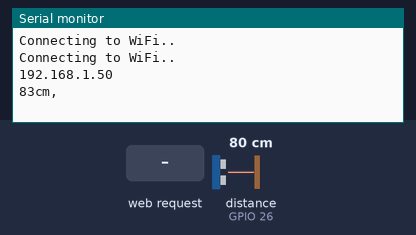
Bench run of a sketch on a simulated ESP32. Shown: the last lines printed to the serial monitor. Wiring (inferred from the names in the program): ultrasonic range finder: trigger GPIO 25; echo GPIO 26. The inputs (shaded band) are chosen by the test bench; at power-on: distance to the obstacle (sensor on GPIO 26) 80 cm. The echo pulse lasts 58.3 µs per cm; WiFi joins after 1.5 s; servers stay silent unless stated.

Above: at 3.2 s.
3.3 s: distance to the obstacle (sensor on GPIO 26) set to 2 cm
At 6.0 s:
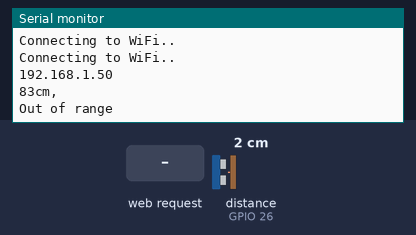
6.3 s: HTTP request GET /update received
At 6.8 s:
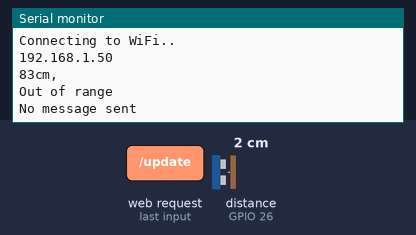
7.8 s: distance to the obstacle (sensor on GPIO 26) set to 18 cm
At 10.3 s:
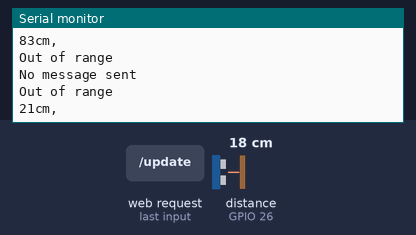

Measured:
- after the input at 3.3 s, the serial monitor: prints a new line after 1.7 s (image 1)
- after the input at 6.3 s, the serial monitor: prints a new line at once (image 2)
- after the input at 7.8 s, the serial monitor: prints a new line after 1.0 s (image 3)

The sketch:

SENSOR_BUZZER_WIFI-ESP32.ino
```cpp
#include <WiFi.h>
#include <AsyncTCP.h>
#include <ESPAsyncWebServer.h>
#define trig 25
#define echo  26

float trigPuls();
float media_pulse();
float dist_cma = 0;
// Replace with your network credentials
const char* ssid = "Selma Maria_Fibra";
const char* password = "88599380";

const char* PARAM_INPUT_1 = "state";

const int output = 25;
const int buttonPin = 26;

// Variables will change:
int ledState = LOW;          // the current state of the output pin
int buttonState;             // the current reading from the input pin
int lastButtonState = LOW;   // the previous reading from the input pin

// the following variables are unsigned longs because the time, measured in
// milliseconds, will quickly become a bigger number than can be stored in an int.
unsigned long lastDebounceTime = 0;  // the last time the output pin was toggled
unsigned long debounceDelay = 50;    // the debounce time; increase if the output flickers

// Create AsyncWebServer object on port 80
AsyncWebServer server(80);

const char index_html[] PROGMEM = R"rawliteral(
<!DOCTYPE html>
<html lang="pt-br">
<head>
  <meta charset="UTF-8"/>
  <meta content="\" http-equiv="\" />
  <meta content="\" initial-scale="1.0," name="\" user-scalable="no\" width="device-width,&quot;" />
  <title>MEDIDOR NIVEL E AUTOMATIZADOR DO RESERVAT&Oacute;RIO</title>

  <style type="text/css">html { font-family: 'Open Sans', sans-serif; display: block; margin: 0px auto; text-align: center;color: #333333;


}

body {max-width: 600px; margin:0px auto; padding-bottom: 25px;}
    .switch {position: relative; display: inline-block; width: 120px; height: 68px}
    .switch input {display: none}
    .slider {position: absolute; top: 0; left: 0; right: 0; bottom: 0; background-color: #ccc; border-radius: 34px}
    .slider:before {position: absolute; content: ""; height: 52px; width: 52px; left: 8px; bottom: 8px; background-color: #fff; -webkit-transition: .4s; transition: .4s; border-radius: 68px}
    input:checked+.slider {background-color: #2196F3}
    input:checked+.slider:before {-webkit-transform: translateX(52px); -ms-transform: translateX(52px); transform: translateX(52px)}

h1 {margin: 50px auto 30px;}
side-by-side{display: inline-block;vertical-align: middle;position: relative;}
.humidity-icon{background-color: #3498db;width: 30px;height: 30px;border-radius: 50%;line-height: 36px;}
.humidity-text{font-weight: 600;padding-left: 15px;font-size: 19px;width: 160px;text-align: left;}
.humidity{font-weight: 300;font-size: 60px;color: #3498db;}
.superscript{font-size: 17px;font-weight: 600;position: absolute;right: -20px;top: 15px;}
.data{padding: 10px;}

  </style>
<link rel="stylesheet" href="estilos.css"/>


<script language="javascript">

<script>function toggleCheckbox(element) {
  var xhr = new XMLHttpRequest();
  if(element.checked){ xhr.open("GET", "/update?state=1", true); }
  else { xhr.open("GET", "/update?state=0", true); }
  xhr.send();
}

setInterval(function ( ) {
  var xhttp = new XMLHttpRequest();
  xhttp.onreadystatechange = function() {
    if (this.readyState == 4 && this.status == 200) {
      var inputChecked;
      var outputStateM;
      if( this.responseText == 1){
        inputChecked = true;
        outputStateM = "On";
      }
      else {
        inputChecked = false;
        outputStateM = "Off";
      }
      document.getElementById("output").checked = inputChecked;
      document.getElementById("outputState").innerHTML = outputStateM;
    }
  };
  xhttp.open("GET", "/state", true);
  xhttp.send();
}, 1000 ) ;


</script>


</head>
<body>
  <div>
    <h6> <br>Universidade Estadual do Maranhão <br>
    Engenharia da Computação<br> Instrumentação Eletrônica </h6>

  </div>
<div id="\">
<header id="cabecalho">
<hr />
<h1>MEDIDOR DE N&Iacute;VEL<br />
E<br />
AUTOMATIZADOR DA CAIXA D&#39;&Aacute;GUA</h1>
<img alt="" src="https://encrypted-tbn0.gstatic.com/images?q=tbn:ANd9GcQLn4QU9JxNcTbbu7VRcnXjrDbIQCCaMTqN8g&amp;usqp=CAU" style="width: 150px; height: 150px;" />
<h6>Com Sensor Ultrasônico JSN-SR04T e Esp32 </h6>
<hr />
</header>
</div>
<section id="caixa">
<div  id="informacao">
<h5><b>Nivel da Água: 0 %</b></h5>
<h5><b>Distancia em Cm: 0.0 </b></h5>
<h5><b>Status da Bomba:
<h4><span id="outputState"></span></h4>
<label class="switch">
<input type="checkbox" onchange="toggleCheckbox(this)" id="output">
<span class="slider"></span></label>
 </b></h5>
</div>
</section>
<div class="\">
<div 0="" 13="" 1999="" 2000="" class="\" enable-background="\" height="\" http:="" id="\" svg="" version="\" viewbox="\" width="\" www.w3.org="" x="\" xml:space="\" xmlns="\" xmlns:xlink="\" y="\">
<hr /></div>
</div>
</body>

<h5>Feito por Aline Mariana </h5>
</html>

)rawliteral";

// Replaces placeholder with button section in your web page
String processor(const String& var, float dist ){
  //Serial.println(var);
  if(var == "BUTTONPLACEHOLDER"){
    String buttons ="";
    String outputStateValue = outputState();
    buttons+= "<h4>Output - GPIO 2 - State <span id=\"outputState\"></span></h4><label class=\"switch\"><input type=\"checkbox\" onchange=\"toggleCheckbox(this)\" id=\"output\" " + outputStateValue + "><span class=\"slider\"></span></label>";
    return buttons;
  }
  return String();
}

String outputState(){
  if(digitalRead(output)){
    return "checked";
  }
  else {
    return "";
  }
  return "";
}
float trigPulse()
{
float pulse;
float dist_cm;
float erro = 3.5 ;
float dist_calibrada = 0;
digitalWrite(trig, HIGH);
delayMicroseconds(10);
digitalWrite(trig,LOW);
 pulse = pulseIn(echo, HIGH, 200000);
 dist_cm = pulse/58.82;
 dist_calibrada = dist_cm + erro;

  return dist_calibrada;
}

float media_pulse()
{
 float leituraSum = 0;
 float resultado = 0 ;

for (int index = 0 ; index< 30; index++ ){

  delay(30);
  leituraSum +=trigPulse();

}
  resultado = (float) leituraSum/30;
return resultado;

}
void setup(){
  // Serial port for debugging purposes
  Serial.begin(115200);

  pinMode(output, OUTPUT);
  digitalWrite(output, LOW);
  pinMode(buttonPin, INPUT);

  // Connect to Wi-Fi
  WiFi.begin(ssid, password);
  while (WiFi.status() != WL_CONNECTED) {
    delay(1000);
    Serial.println("Connecting to WiFi..");
  }

  // Print ESP Local IP Address
  Serial.println(WiFi.localIP());

  // Route for root / web page
  server.on("/", HTTP_GET, [](AsyncWebServerRequest *request){
    request->send_P(200, "text/html", index_html, processor);
  });

  // Send a GET request to <ESP_IP>/update?state=<inputMessage>
  server.on("/update", HTTP_GET, [] (AsyncWebServerRequest *request) {
    String inputMessage;
    String inputParam;
    // GET input1 value on <ESP_IP>/update?state=<inputMessage>
    if (request->hasParam(PARAM_INPUT_1)) {
      inputMessage = request->getParam(PARAM_INPUT_1)->value();
      inputParam = PARAM_INPUT_1;
      digitalWrite(output, inputMessage.toInt());
      ledState = !ledState;
    }
    else {
      inputMessage = "No message sent";
      inputParam = "none";
    }
    Serial.println(inputMessage);
    request->send(200, "text/plain", "OK");
  });

  // Send a GET request to <ESP_IP>/state
  server.on("/state", HTTP_GET, [] (AsyncWebServerRequest *request) {
    request->send(200, "text/plain", String(digitalRead(output)).c_str());
  });
  // Start server
  server.begin();

   pinMode(trig, OUTPUT);
  pinMode(echo, INPUT);

  digitalWrite(trig,LOW);

}

void loop() {


  dist_cma = media_pulse();

  if (dist_cma <= 19){

    Serial.println("Out of range");
  }
  else {

    Serial.print(dist_cma, 0);
    Serial.print("cm,  ");
    Serial.println();
  }
  delay(1000);
  // read the state of the switch into a local variable:
  int reading = digitalRead(buttonPin);

  // check to see if you just pressed the button
  // (i.e. the input went from LOW to HIGH), and you've waited long enough
  // since the last press to ignore any noise:

  // If the switch changed, due to noise or pressing:
  if (reading != lastButtonState) {
    // reset the debouncing timer
    lastDebounceTime = millis();
  }

  if ((millis() - lastDebounceTime) > debounceDelay) {
    // whatever the reading is at, it's been there for longer than the debounce
    // delay, so take it as the actual current state:

    // if the button state has changed:
    if (reading != buttonState) {
      buttonState = reading;

      // only toggle the LED if the new button state is HIGH
      if (buttonState == HIGH) {
        ledState = !ledState;
      }
    }
  }

  // set the LED:
  digitalWrite(output, ledState);

  // save the reading. Next time through the loop, it'll be the lastButtonState:
  lastButtonState = reading;
}
```
